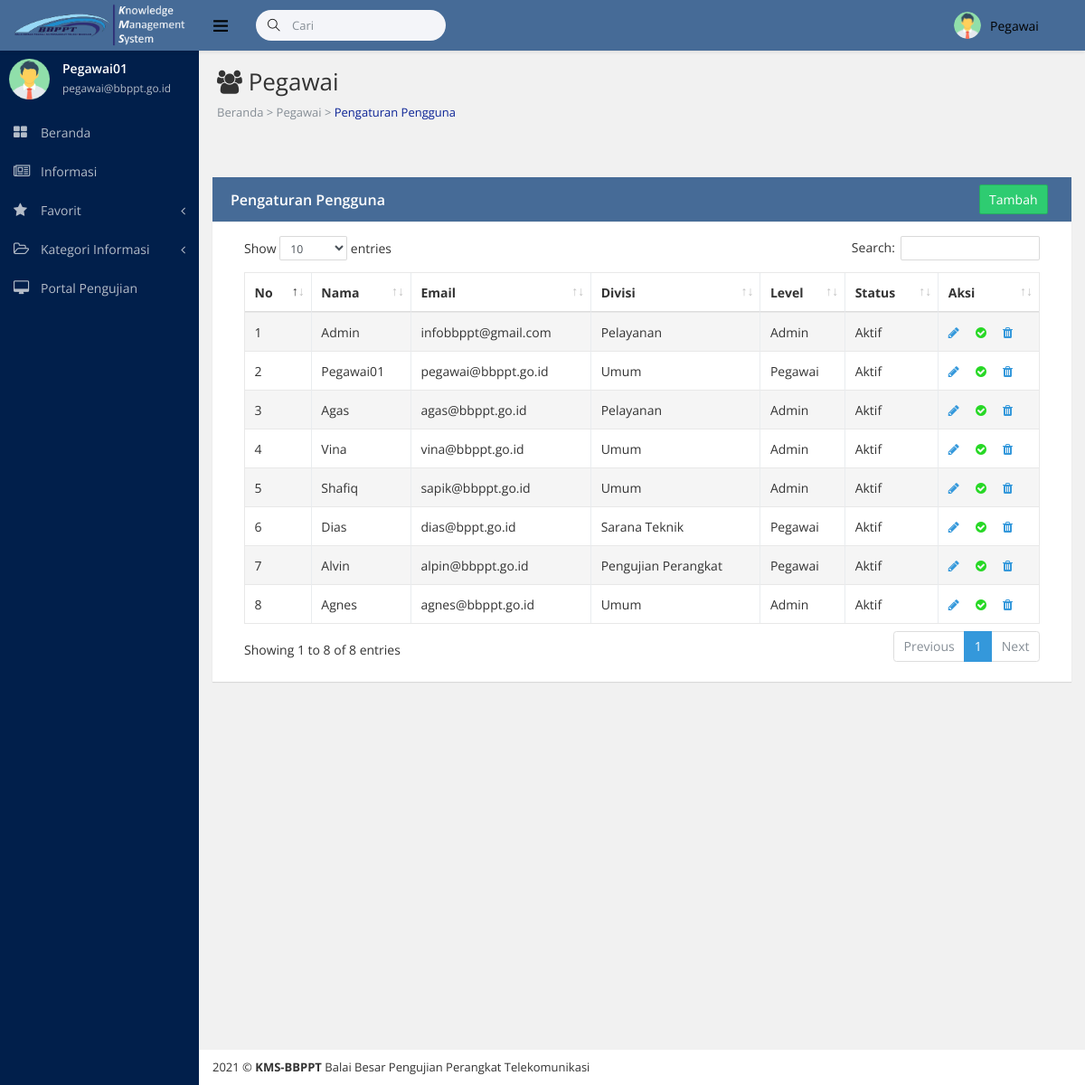
Before: /akun.php (signed in) with the older database file.
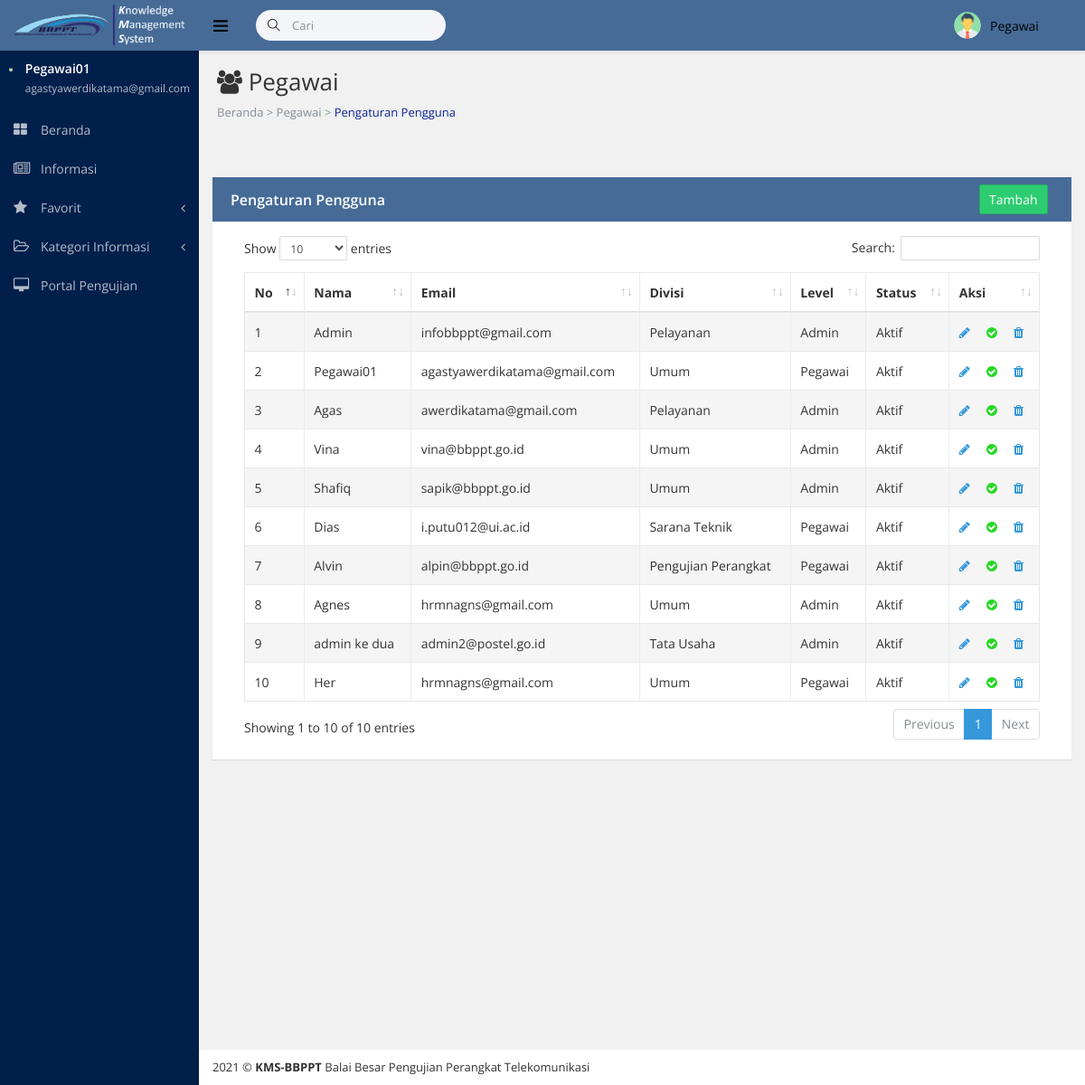
After: the same page with the newer database file.
### tables this page shows
CREATE TABLE `akun` (
  `id` int(255) NOT NULL,
  `username` varchar(255) NOT NULL,
  `password` varchar(255) NOT NULL,
  `nama` varchar(255) NOT NULL,
  `email` varchar(255) NOT NULL,
  `nip` varchar(255) NOT NULL,
  `iddivisi` varchar(255) NOT NULL,
  `level` varchar(255) NOT NULL,
  `status` varchar(255) NOT NULL DEFAULT 'Aktif'
);

### akun.php (the view, shortened to what this page needs)
<!DOCTYPE html>
<html lang="en">
<head>
<?php include "csssidebar.php"?>
</head>
<body class="fixed-navbar">
    <div class="page-wrapper">
        <?php include "headeradmin.php" ?>
      <?php include "sidebaradmin.php" ?>
        <div class="content-wrapper">
            <div class="page-heading">
              <h1 class="page-title"> <i class="sidebar-item-icon fa fa-users";></i> Pegawai</h1>
                <ol class="breadcrumb">
                    <li class="breadcrumb-item">Beranda > Pegawai > <a href="akun.php" style="color: #0c2496;">Pengaturan Pengguna</a> </li>
                </ol>
            </div>
            <div class="page-content fade-in-up">
                <div class="row">
                <div class="container">
                <br><br>
                <div class="ibox ibox-primary">
                            <div class="ibox-head" style="background-color: #466B97;">
                                <div class="ibox-title">Pengaturan Pengguna</div>
                                <div class="ibox-tools">
                                     <a href="tambah_akun.php">
                                      <button type="button" class="btn btn-success">Tambah</button>
                                      </a>
                                </div>
                            </div>
                            <div class="ibox-body">
            <table class="table table-striped table-bordered table-hover" id="example-table" cellspacing="0" width="100%">
            <thead>
              <tr>
                <th>No</th>
                <th>Nama</th>
                <th>Email</th>
                <th>Divisi</th>
                <th>Level</th>
                <th>Status</th>
                <th>Aksi</th>
              </tr>
            </thead>
            <tbody>
               <?php
                include"koneksi.php";
                $q = $koneksi->query("SELECT * FROM akun order by id asc");
                $no = 1;
                while ($dt = $q->fetch_assoc()) :
                ?>
                <tr>
                <td><?php echo $no++ ?></td>
                <td><?php echo $dt['nama'] ?></td>
                <td><?php echo $dt['email'] ?></td>
                <td><?php echo $dt['iddivisi'] ?></td>
                <td><?php echo $dt['level'] ?></td>
                <td><?php echo $dt['status'] ?></td>
                <td>
                    <a href="edit_akun.php?id=<?php echo $dt['id']; ?>"><i class="sidebar-item-icon fa fa-pencil "></i></a> &nbsp; &nbsp;
                    <?php
                     $status= $dt['status'];
                     if($status=='Aktif'){
                     ?>
                       <a href="aktivasi_akun.php?id=<?php echo $dt['id']; ?>&status=aktif" onclick="return confirm('Anda yakin akan menonaktifkan akun ini?')">
                        <i class="sidebar-item-icon fa fa-check-circle " style="color: #27d825";></i> &nbsp; &nbsp;
                    </a>
                     <?php }else{ ?>
                    <a href="aktivasi_akun.php?id=<?php echo $dt['id']; ?>&status=non" onclick="return confirm('Anda yakin akan mengaktifkan akun ini?')">
                        <i class="sidebar-item-icon fa fa-ban " style="color: #f21010";></i> &nbsp; &nbsp;
                    </a>
                    <?php
                    }
                    ?>
                    <a href="hapus_akun.php?id=<?php echo $dt['id']; ?>" onclick="return confirm('Anda yakin akan menghapus data ini?')">
                        <i class="sidebar-item-icon fa fa-trash"></i>
                    </a>
                </td>
                </tr>
             <?php
              endwhile;
              ?>
            </tbody>
          </table>
</div>
                </div>
                </div>
                </div>
            </div>
           <?php include "footeradmin.php" ?>
        </div>
    </div>
</body>
</html>

### csssidebar.php (shortened to what this page needs)
<link href="libs/assets/vendors/bootstrap/dist/css/bootstrap.min.css" rel="stylesheet" />
<link href="libs/assets/vendors/font-awesome/css/font-awesome.min.css" rel="stylesheet" />
<link href="libs/assets/vendors/themify-icons/css/themify-icons.css" rel="stylesheet" />
<link href="libs/assets/vendors/DataTables/datatables.min.css" rel="stylesheet" />
<link href="libs/assets/css/main.min.css" rel="stylesheet" />

### headeradmin.php (shortened to what this page needs)
<header class="header">
          <div class="page-brand">
              <a class="link" href="dashboard.php" >
                  <div>
                      <img src="src/image/logokms.png" width="200px" />
                  </div>
              </a>
          </div>
          <div class="flexbox flex-1" style="background-color: #466B97">
              <ul class="nav navbar-toolbar">
                  <li>
                      <a class="nav-link sidebar-toggler js-sidebar-toggler"><i class="ti-menu"></i></a>
                  </li>
                  <li>
                     <form class="navbar-search" action="javascript:;">
                          <div class="rel">
                              <span class="search-icon"><i class="ti-search"></i></span>
                              <input class="form-control" placeholder="Cari" list="brow"  onchange="javascript:handleSelect1(this)">
                          </div>
                      </form>
                  </li>
              </ul>
              <ul class="nav navbar-toolbar">
                  <li class="dropdown dropdown-user" >
                      <a class="nav-link dropdown-toggle link" style="width:150px" data-toggle="dropdown">
                          <img src="libs/assets/img/admin-avatar.png" />
                          <span></span><?php echo $_SESSION['level'] ?></a>
                  </li>
              </ul>
          </div>
      </header>

### sidebaradmin.php (shortened to what this page needs)
<nav class="page-sidebar" id="sidebar">
    <div id="sidebar-collapse">
        <div class="admin-block d-flex">
            <div>
                <img src="libs/assets/img/admin-avatar.png" width="45px" />
            </div>
            <div class="admin-info">
                <div class="font-strong"><?php echo $_SESSION['nama'] ?></div><small><?php echo $_SESSION['email'] ?></small></div>
        </div>
        <ul class="side-menu metismenu">
            <li>
                <a href="dashboard.php"><i class="sidebar-item-icon fa fa-th-large"></i>
                    <span class="nav-label">Beranda</span>
                </a>
            </li>
             <li>
                <?php
                    $level = $_SESSION['level'];
                    if($level=='Admin'){
                ?>
                <a href="javascript:;"><i class="sidebar-item-icon fa fa-newspaper-o"></i>
                    <span class="nav-label">Informasi</span><i class="fa fa-angle-left arrow"></i></a>
                <ul class="nav-2-level collapse">
                     <li >
                        <a href="informasi.php">Pengaturan Informasi</a>
                    </li>
                    <li >
                        <a href="tambah_informasi.php">Tambah Informasi</a>
                    </li>
                </ul>
                <?php
                     }else{
                ?>
                <a href="informasi.php"><i class="sidebar-item-icon fa fa-newspaper-o"></i>
                    <span class="nav-label">Informasi</span>
                </a>
                <?php
                     }
                ?>
            </li>
              <li>
                <a href="favorit.php"><i class="sidebar-item-icon fa fa-star"></i>
                    <span class="nav-label">Favorit</span><i class="fa fa-angle-left arrow"></i></a>
            </li>
            <li>
                <a href="javascript:;"><i class="sidebar-item-icon fa fa-folder-open-o"></i>
                    <span class="nav-label">Kategori Informasi</span><i class="fa fa-angle-left arrow"></i></a>
            </li>
             <li>
                <a href="http://bbppt.postel.go.id/pengujian/"><i class="sidebar-item-icon fa fa-desktop"></i>
                    <span class="nav-label">Portal Pengujian</span>
                </a>
            </li>
        </ul>
    </div>
</nav>

### footeradmin.php (shortened to what this page needs)
<footer class="page-footer">
    <div class="font-13">2021 © <b>KMS-BBPPT</b> Balai Besar Pengujian Perangkat Telekomunikasi</div>
</footer>

Changed rows visible on the page:
changed akun "Pegawai01": email "pegawai@bbppt.go.id" → "agastyawerdikatama@gmail.com"
changed akun "Agas": email "agas@bbppt.go.id" → "awerdikatama@gmail.com"
changed akun "Dias": email "dias@bppt.go.id" → "i.putu012@ui.ac.id"
changed akun "Agnes": email "agnes@bbppt.go.id" → "hrmnagns@gmail.com"
added akun: nama "admin ke dua", email "admin2@postel.go.id", iddivisi "Tata Usaha", level "Admin", status "Aktif"
added akun: nama "Her", email "hrmnagns@gmail.com", iddivisi "Umum", level "Pegawai", status "Aktif"
Other visible differences:
$_SESSION['email']: "pegawai@bbppt.go.id" → "agastyawerdikatama@gmail.com"
text written by a page script: "Show entries Search: Showing 1 to 8 of 8 entries Previous 1 Next" → "Show entries Search: Showing 1 to 10 of 10 entries Previous 1 Next"
